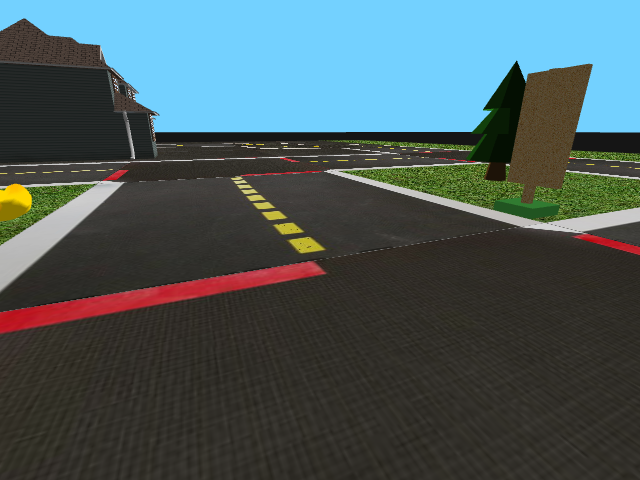
#> input picture screen.png, 640 x 480 px
$ python numimage.py
#> lines starting #> are read from the running program, lines starting #| are printed output that depends on the picture; after the words box and inside, x2 and y2 are one past the last pixel; in counts of white or black regions, pixels touching at a corner belong together
import sys
import cv2 as cv
import numpy as np
from PIL import Image

def display_and_wait(title, frame):
    """
    Opens a new window with the given title to display the image data in frame.
    """
    print("Displaying \"%s\" in new window, press any key to continue" % title)
    cv.imshow(title, frame)
    cv.waitKey(0)


def do_canny(frame):
    """
    Returns a modified version of frame, where only "edges" within the image
    are retained, all other pixels are set to 0.
    """
    # Optionally convert the image to grayscale to make further processing less CPU intensive
    # gray = cv.cvtColor(frame, cv.COLOR_RGB2GRAY)

    # Applies a blur to the image (not mandatory since Canny will do this for us)
    blur = cv.GaussianBlur(frame, (5, 5), 0)

    # Applies Canny edge detector with minVal of 50 and maxVal of 150
    return cv.Canny(blur, 50, 150)


def do_segment(frame):
    """
    Returns a masked version of the given frame that only contains data in a
    region that is likely to contain road lane markers.
    This region is a combination of rectangle and triangle occupying the lower
    portion of the given frame.
    """
    # Since an image is a multi-dimensional array containing the relative
    # intensities of each pixel in the image, we can use frame.shape to return a
    # tuple: [number of rows, number of columns, number of channels] of the
    # dimensions of the frame
    # Since height begins from 0 at the top, the y-coordinate of the bottom of
    # the frame is its height
    height = frame.shape[0]
    width = frame.shape[1]

    # Creates an image filled with zero intensities with the same dimensions as the frame
    mask = np.zeros_like(frame)

    mask_points = np.array([[
        (0, height),
        (width, height),
        (width, int(height*0.6)),
        (int(width/2), int(height/3)),
        (0, int(height*0.6))
    ]])

    # Creates a mask that will be used to keep only the regions of a frame that
    # contain lines that we care about
    cv.fillPoly(mask, mask_points, 255)
    # Optionally display the mask
    # display_and_wait("Segmentation Mask", mask)

    # A bitwise AND operation between the mask and frame keeps only the triangular area of the frame
    return cv.bitwise_and(frame, mask)


def visualize_lines(frame, lines_arr):
    """
    Returns a new frame displaying only straight lines as defined by lines_arr
    Each item in lines_arr must be a 4-tuple (start x, start y, end x, end y)
    """
    # Creates an image filled with zero intensities with the same dimensions as the frame
    line_frame = np.zeros_like(frame)
    color = (255, 255, 255)  # BGR, note: if the frame is grayscale, only the first entry is used
    thickness = 5  # px

    if lines_arr is not None:
        for line in lines_arr:
            for x1, y1, x2, y2 in line:
                # Draw lines between two coordinates
                cv.line(line_frame, (x1, y1), (x2, y2), color, thickness)
    return line_frame


def main():
    im = cv.imread('screen.png')
#> im is the input picture: shape (480, 640, 3); mean B, G, R 91.5, 89.2, 72.7

    im_gray = cv.cvtColor(im, cv.COLOR_BGR2GRAY)
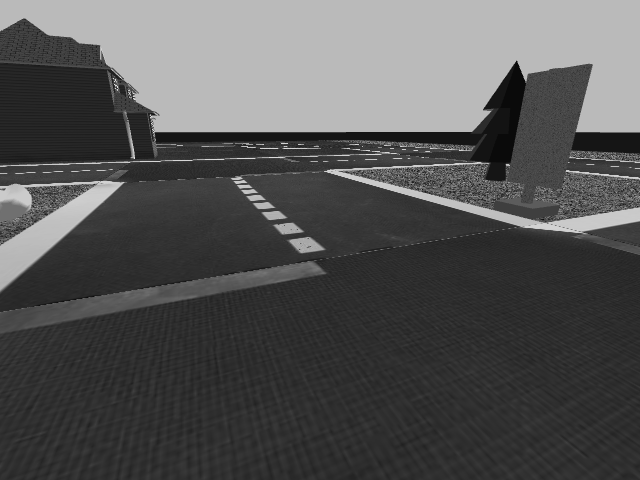
#> im_gray: shape (480, 640); min 10, max 227, mean 84.5
    canny = do_canny(im_gray)
#> in do_canny, `return cv.Canny(blur, 50, 150)`:
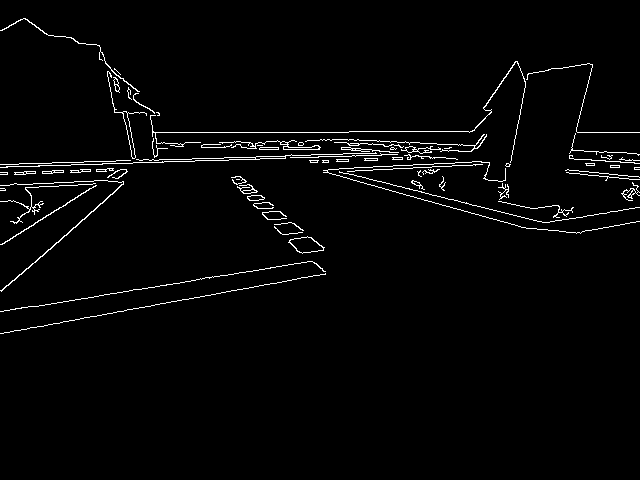
#> returned value: shape (480, 640); 2.3% white in thin lines or dots, all inside (x1, y1, x2, y2) = (0, 18, 640, 334)
    segment = do_segment(canny)
#> in do_segment, `cv.fillPoly(mask, mask_points, 255)`:
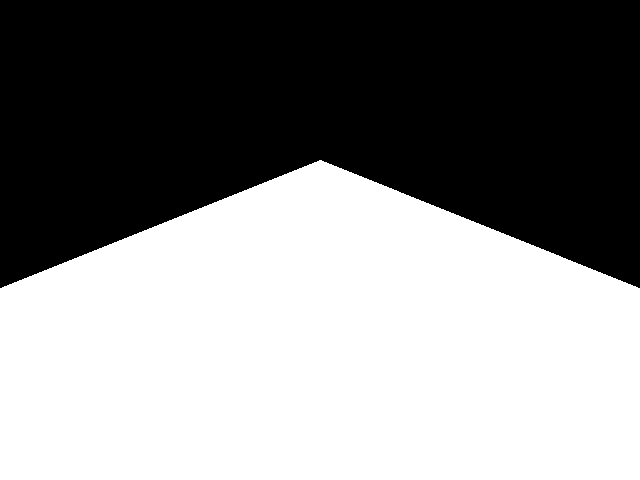
#> mask: shape (480, 640); 53.3% white; 1 black region, box (x1, y1, x2, y2) and area: (0, 0, 640, 288) 143424
#> in do_segment, `return cv.bitwise_and(frame, mask)`:
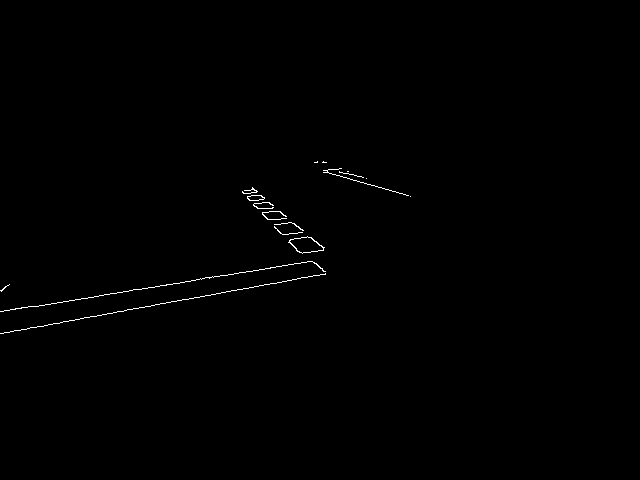
#> returned value: shape (480, 640); 0.39% white in thin lines or dots, all inside (x1, y1, x2, y2) = (0, 161, 411, 334)
    hough = cv.HoughLinesP(segment, 2, np.pi / 180, 100, np.array([]), minLineLength = 50, maxLineGap = 60)
#> hough = [[20, 330, 194, 297], [0, 311, 275, 267], [117, 311, 325, 274]]
    lines_visualize = visualize_lines(segment, hough)
#> the loop in visualize_lines, `for line in lines_arr:` made 3 passes
#> after the loop in visualize_lines, `for line in lines_arr:`:
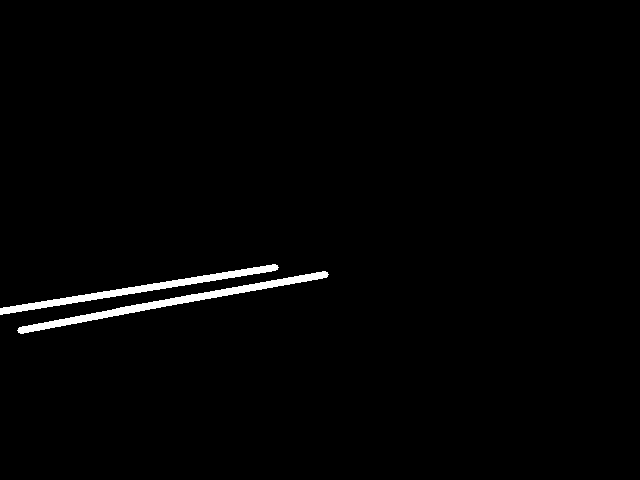
#> line_frame: shape (480, 640); 1.4% white; 2 white regions, box (x1, y1, x2, y2) and area: (17, 271, 329, 334) 2265, (0, 264, 279, 315) 1943
    print(lines_visualize)
#> (printed output is left out)
    print(lines_visualize.shape)
#| (480, 640)
    display_and_wait("hough", lines_visualize)
    a_file = open("test.txt", "w")
    for row in lines_visualize:
        np.savetxt(a_file, row)
    a_file.close()


if __name__  == '__main__':
    main()
